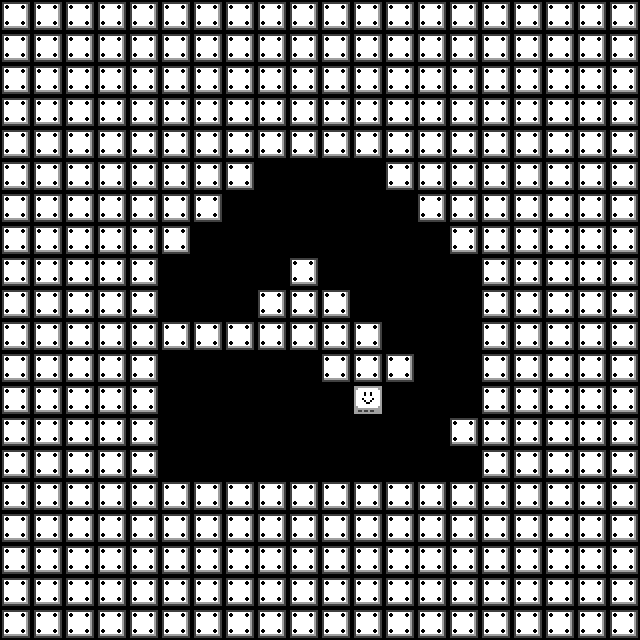

This is a level from a 2D game, rendered from its Tiled map with the project's own tilesets. A one-line summary and the map file follow, with tile-layer data summarised:
An orthogonal 20x20 tile map with 32x32 px tiles, 1 tile layer (Platforms) and 21 objects (3x happy, Entrance, Exit).

<map version="1.0" orientation="orthogonal" width="20" height="20" tilewidth="32" tileheight="32">
 <tileset firstgid="1" name="GGJ2014_32" tilewidth="32" tileheight="32">
  <image source="../images/tilesheet.png" width="160" height="64" />
 </tileset>
 <layer name="Platforms" width="20" height="20">
  <data>[400 cells, 328 non-empty, 2 distinct tile ids]</data>
 </layer>
 <objectgroup name="Collisions" width="20" height="20">
  <object x="160" y="320" width="224" height="32" />
  <object x="256" y="288" width="96" height="32" />
  <object x="288" y="256" width="32" height="32" />
  <object x="320" y="352" width="96" height="32" />
  <object x="352" y="384" width="32" height="32" />
  <object x="128" y="224" width="32" height="288" />
  <object x="480" y="224" width="32" height="288" />
  <object x="160" y="480" width="320" height="32" />
  <object x="448" y="416" width="32" height="32" />
  <object x="160" y="192" width="32" height="64" />
  <object x="192" y="160" width="32" height="64" />
  <object x="224" y="128" width="32" height="64" />
  <object x="256" y="128" width="128" height="32" />
  <object x="384" y="128" width="32" height="64" />
  <object x="416" y="160" width="32" height="64" />
  <object x="448" y="192" width="32" height="64" />
 </objectgroup>
 <objectgroup name="Interactives" width="20" height="20">
  <object name="Entrance" x="192" y="448" width="32" height="32" />
  <object name="Terminal" type="happy" gid="7" x="256" y="480" />
  <object name="Barrier" type="happy" gid="8" x="352" y="448" />
  <object name="Barrier" type="happy" gid="8" x="352" y="480" />
  <object name="Exit" gid="6" x="192" y="320" />
 </objectgroup>
</map>
